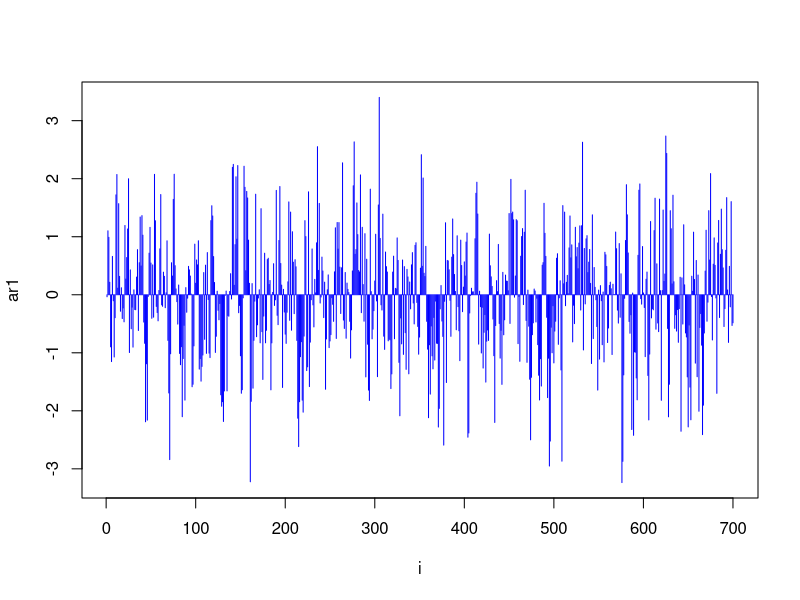
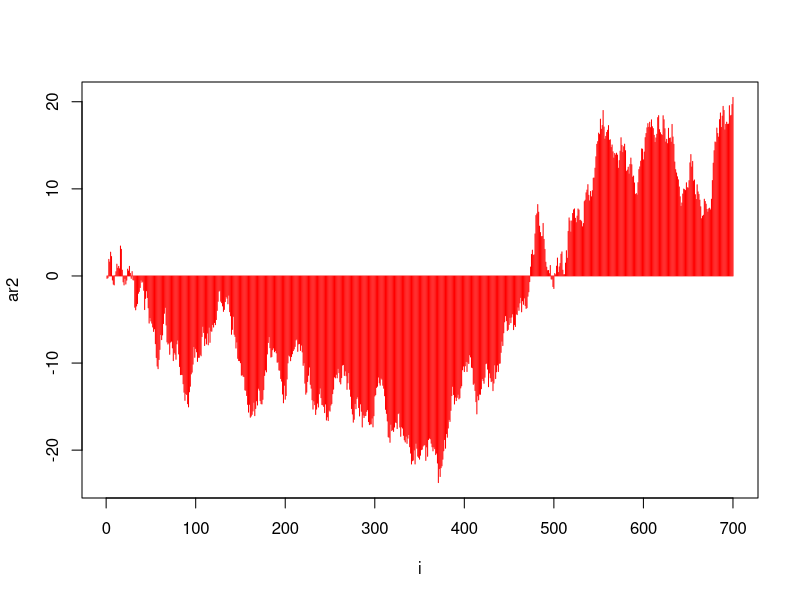
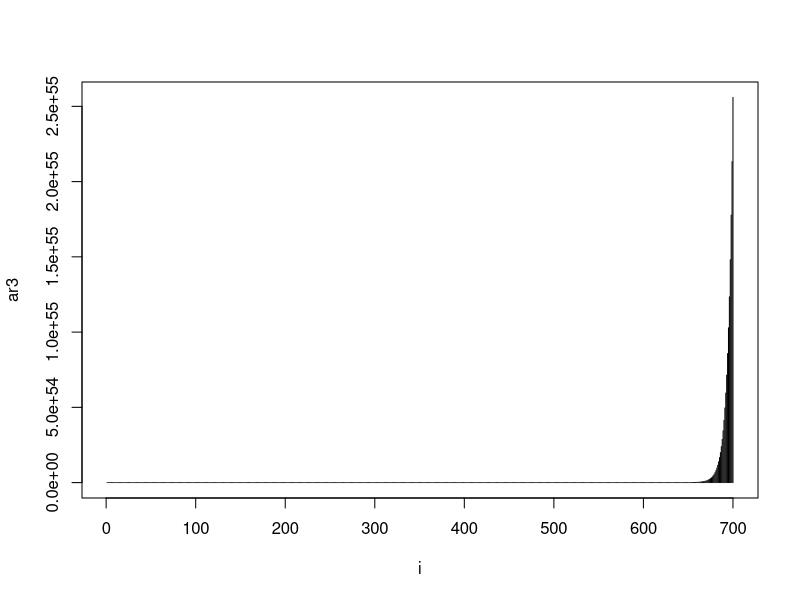

Here is the R script that generated these plots, in order:
#Variable&FunctionDeclataration----
n=700;
o1= 0.3; o2=1; o3=1.2
AR = function(n,o){
  x = numeric(n) 
  x[1] = rnorm(1,0,1)   
  for (i in 2:n) 
    {
    e = rnorm(1,0,1) 
    x[i] = o * x[i - 1] + e 
    }
 x
}
RootFind = function(o1){
  total_sum = 0
  for (i in 2:n) 
  {
    total_sum = total_sum + 2 * (ar1[i] - o1 * ar1[i-1]) * (-ar1[i-1])
  }
  total_sum
}
ar1 = AR(n,o1)
ar2 = AR(n,o2)
ar3 = AR(n,o3)

#visualisation----
plot(ar1, type = 'h', col="blue", xlab= "i")
plot(ar2, type = 'h',col="red",xlab= "i")
plot(ar3, type = 'h',xlab= "i")
#LSM----
result = uniroot(RootFind, interval = c(-10, 10),tol = 1e-10)
root_value = result$root
#MaximumLikelihood
